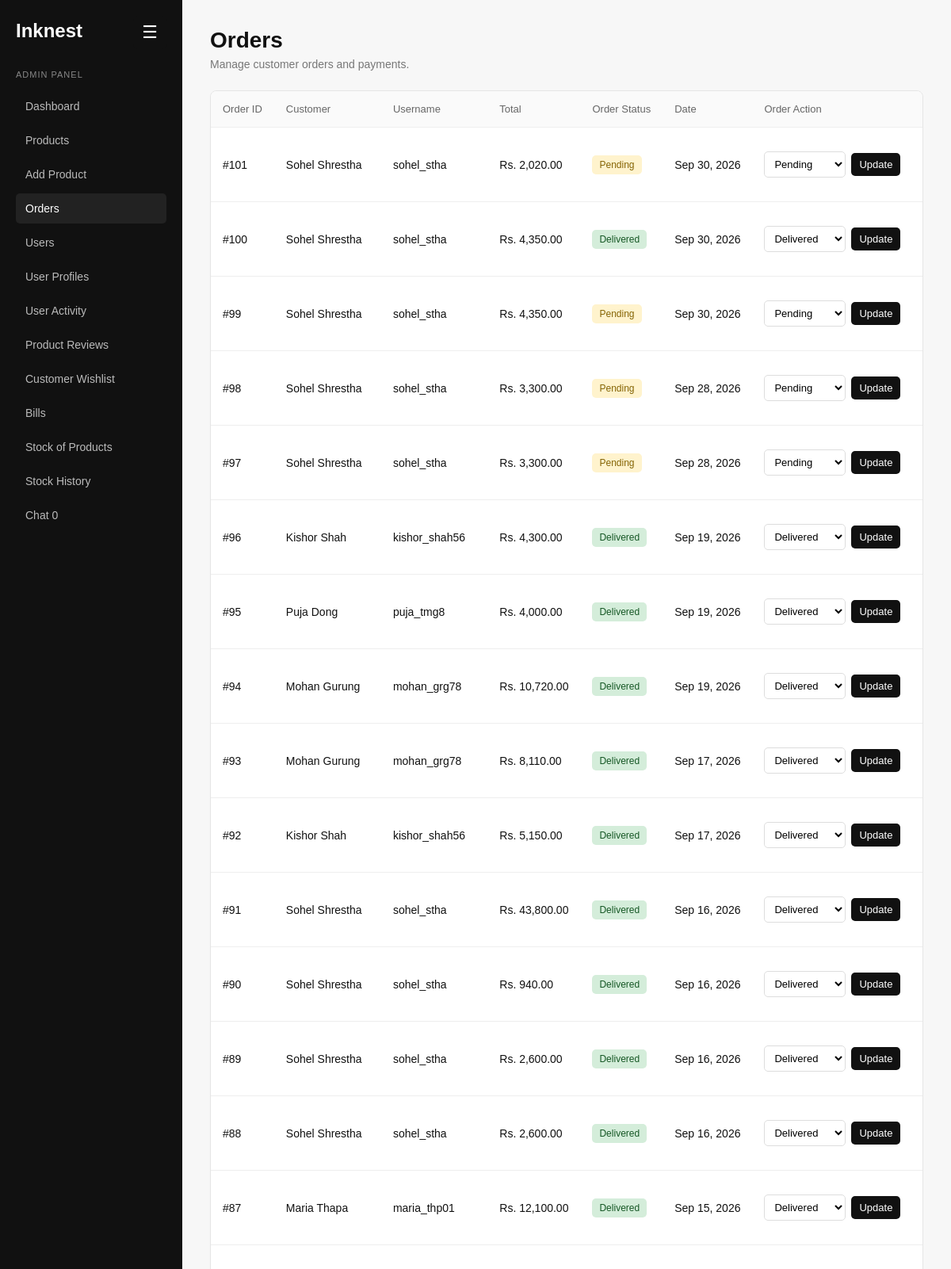
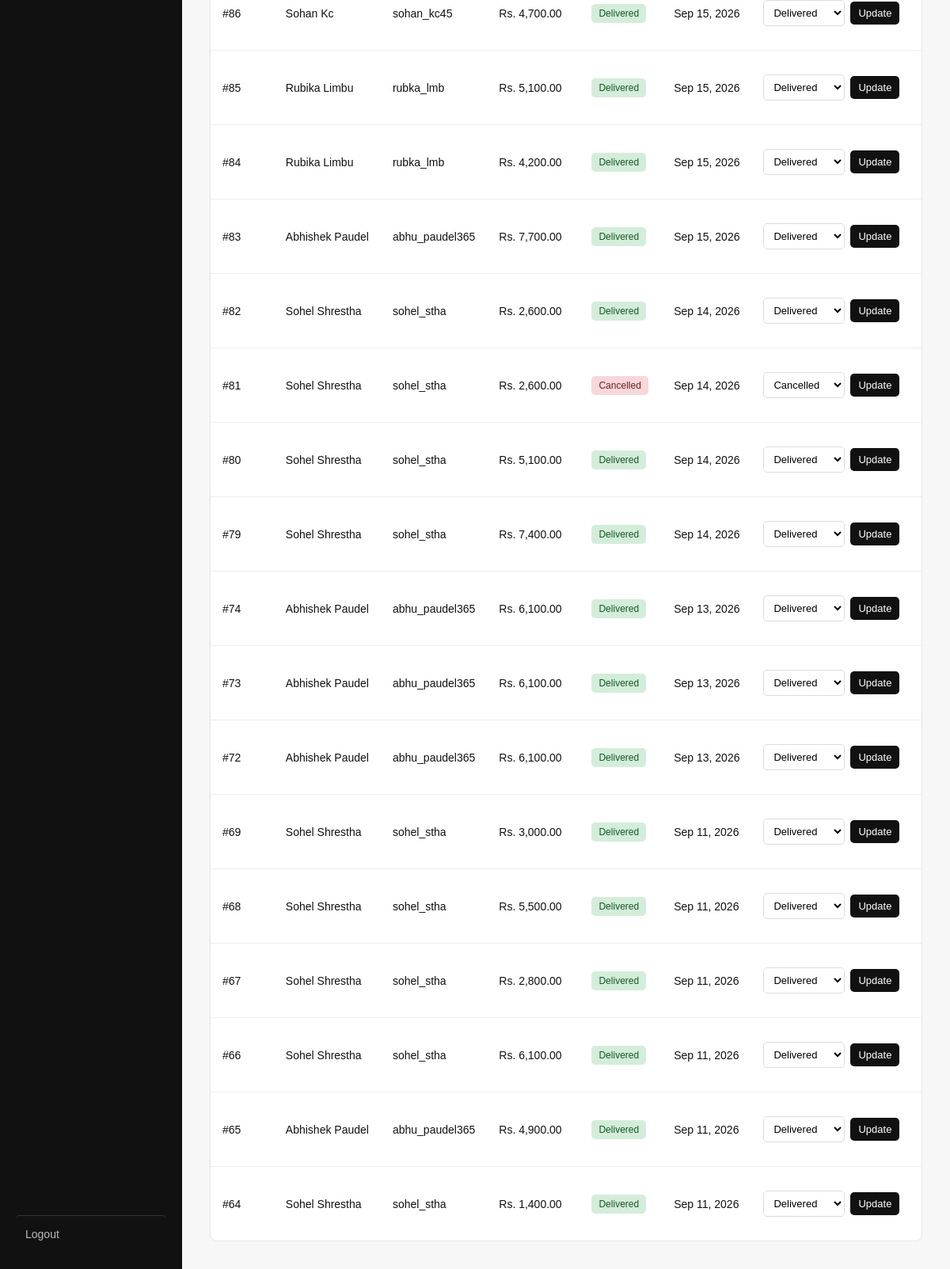
The app's page /admin/orders.php (signed in) with its own data (2 pictures, top to bottom).
### tables this page shows
CREATE TABLE `orders` (
  `id` int(11) NOT NULL,
  `user_id` int(11) DEFAULT NULL,
  `total_amount` decimal(10,2) NOT NULL,
  `status` varchar(30) NOT NULL DEFAULT 'Pending',
  `order_date` timestamp NOT NULL DEFAULT current_timestamp(),
  `payment_method` enum('esewa','khalti','cash') NOT NULL,
  `payment_status` varchar(30) NOT NULL DEFAULT 'Pending',
  `transaction_id` varchar(255) DEFAULT NULL,
  `email` varchar(255) NOT NULL,
  `phone` varchar(20) NOT NULL,
  `delivery_address` text NOT NULL,
  `stock_deducted` tinyint(1) NOT NULL DEFAULT 0
);

CREATE TABLE `users` (
  `id` int(11) NOT NULL,
  `first_name` varchar(200) NOT NULL,
  `last_name` varchar(200) NOT NULL,
  `user_name` varchar(200) NOT NULL,
  `email` varchar(255) NOT NULL,
  `phone_no` varchar(20) NOT NULL,
  `date_of_birth` date DEFAULT NULL,
  `new_password` varchar(255) NOT NULL,
  `confirm_password` varchar(255) NOT NULL,
  `created_at` timestamp NOT NULL DEFAULT current_timestamp()
);

### admin/orders.php (the view, shortened to what this page needs)
<?php
include "../config/database.php";
$sql = "SELECT
        orders.id,
        orders.total_amount,
        orders.status,
        orders.order_date,
        orders.payment_method,
        orders.payment_status,
        orders.transaction_id,
        orders.email,
        orders.phone,
        orders.delivery_address,
        users.user_name,
        users.first_name,
        users.last_name
    FROM orders
    INNER JOIN users ON orders.user_id = users.id
    ORDER BY orders.id DESC";
$orders = mysqli_query($conn, $sql);
?>
<!DOCTYPE html>
<html lang="en">
<head>
    <link rel="stylesheet" href="../css/orders.css?v=<?php echo time(); ?>">
</head>
<body>
<aside class="sidebar" id="sidebar">
    <button type="button" class="sidebar-toggle" id="sidebarToggle">☰</button>
    <h1>Inknest</h1>
    <p class="admin-label">ADMIN PANEL</p>
    <nav>
        <a href="admin_dashboard.php">Dashboard</a>
        <a href="products.php">Products</a>
        <a href="add_product.php">Add Product</a>
        <a href="orders.php" class="active">Orders</a>
        <a href="users.php">Users</a>
        <a href="user_profiles.php">User Profiles</a>
        <a href="user_log.php">User Activity</a>
        <a href="product_reviews.php">Product Reviews</a>
        <a href="admin_wishlist.php">Customer Wishlist</a>
        <a href="bill.php">Bills</a>
        <a href="stock_management.php">Stock of Products</a>
        <a href="stock_history.php">Stock History</a>
        <a href="chat.php">
            Chat
            <span id="adminChatBadge" class="admin-chat-badge">
                0
            </span>
        </a>
    </nav>
    <div class="sidebar-bottom">
        <a href="admin_logout.php">Logout</a>
    </div>
</aside>
<main class="main">
    <header class="header">
        <div>
            <h2>Orders</h2>
            <p>Manage customer orders and payments.</p>
        </div>
    </header>
    <section class="order-container">
    <?php if ($orders && mysqli_num_rows($orders) > 0): ?>
        <div class="table-wrapper">
            <table>
                <thead>
                    <tr>
                        <th>Order ID</th>
                        <th>Customer</th>
                        <th>Username</th>
                        <th>Total</th>
                        <th>Order Status</th>
                        <th>Date</th>
                        <th>Order Action</th>
                        <th>Email</th>
                    </tr>
                </thead>
                <tbody>
                <?php while ($order = mysqli_fetch_assoc($orders)): ?>
                    <tr>
                        <td>
                            #<?php echo (int) $order["id"]; ?>
                        </td>
                        <td>
                            <?php
                            echo htmlspecialchars(
                                $order["first_name"]
                                . " "
                                . $order["last_name"]
                            );
                            ?>
                        </td>
                        <td>
                            <?php
                            echo htmlspecialchars(
                                $order["user_name"]
                            );
                            ?>
                        </td>
                        <td>
                            Rs.
                            <?php
                            echo number_format(
                                (float) $order["total_amount"],
                                2
                            );
                            ?>
                        </td>
                        <td>
                            <span class="status <?php echo strtolower($order["status"]); ?>">
                                <?php
                                echo htmlspecialchars(
                                    $order["status"]
                                );
                                ?>
                            </span>
                        </td>
                        <td>
                            <?php
                            echo date(
                                "M d, Y",
                                strtotime($order["order_date"])
                            );
                            ?>
                        </td>
                        <td class="actions">
                            <form method="POST" action="orders.php">
                                <select name="status" class="status-select">
                                    <option value="Pending"
                                        <?php
                                        echo $order["status"] === "Pending"
                                            ? "selected"
                                            : "";
                                        ?>>
                                        Pending
                                    </option>
                                    <option value="Delivered"
                                        <?php
                                        echo $order["status"] === "Delivered"
                                            ? "selected"
                                            : "";
                                        ?>>
                                        Delivered
                                    </option>
                                    <option value="Cancelled"
                                        <?php
                                        echo $order["status"] === "Cancelled"
                                            ? "selected"
                                            : "";
                                        ?>>
                                        Cancelled
                                    </option>
                                </select>
                                <button type="submit" name="update_order_status">Update</button>
                            </form>
                        </td>
                        <td>
                        </td>
                    </tr>
                <?php endwhile; ?>
                </tbody>
            </table>
        </div>
    <?php endif; ?>
    </section>
</main>
</body>
</html>

### css/orders.css (style rules this page uses)
* { margin: 0; padding: 0; box-sizing: border-box; font-family: Arial, sans-serif; }
body { background: #f7f7f7; color: #111; min-height: 100vh; }
.sidebar { width: 230px; background: #111; color: #fff; position: fixed; top: 0; bottom: 0; left: 0; padding: 25px 20px; }
.sidebar h1 { font-size: 24px; margin-bottom: 35px; }
.admin-label { color: #888; font-size: 11px; letter-spacing: 1px; margin-bottom: 15px; }
.sidebar nav { display: flex; flex-direction: column; gap: 5px; }
.sidebar a { color: #bbb; text-decoration: none; padding: 11px 12px; border-radius: 5px; font-size: 14px; }
.sidebar a:hover, .sidebar a.active { background: #222; color: #fff; }
.sidebar-bottom { position: absolute; bottom: 25px; left: 20px; right: 20px; }
.sidebar-bottom a { display: block; border-top: 1px solid #333; padding-top: 15px; }
.main { margin-left: 230px; padding: 35px; }
.header { display: flex; justify-content: space-between; align-items: center; margin-bottom: 25px; }
.header h2 { font-size: 28px; margin-bottom: 6px; }
.header p { color: #777; font-size: 14px; }
.order-container { background: #fff; border: 1px solid #e5e5e5; border-radius: 8px; overflow: hidden; }
table { width: 100%; border-collapse: collapse; }
th { text-align: left; font-size: 13px; color: #666; font-weight: 500; background: #fafafa; padding: 15px; border-bottom: 1px solid #eee; }
td { padding: 15px; font-size: 14px; border-bottom: 1px solid #eee; vertical-align: middle; }
tr:last-child td { border-bottom: none; }
.status { display: inline-block; padding: 5px 9px; border-radius: 5px; font-size: 12px; font-weight: 500; }
.status.pending { background: #fff3cd; color: #856404; }
.status.delivered { background: #d4edda; color: #155724; }
.status.cancelled { background: #f8d7da; color: #721c24; }
.actions { white-space: nowrap; }
.actions form { display: flex; align-items: center; gap: 7px; }
.status-select { padding: 7px 8px; border: 1px solid #ddd; border-radius: 5px; background: #fff; font-size: 13px; outline: none; }
.actions button { padding: 7px 10px; border: none; border-radius: 5px; background: #111; color: #fff; font-size: 13px; cursor: pointer; }
.order-container { width:100%; overflow:hidden; }
.table-wrapper { width:100%; overflow-x:auto; overflow-y: hidden; -webkit-overflow-scrolling:touch; scrollbar-width:auto; }
.table-wrapper table { width:max-content; min-width:1600px; border-collapse:collapse; }
.table-wrapper th, .table-wrapper td { white-space:nowrap; }

### admin/orders.php (style rules this page uses)
.sidebar { position: fixed; transition: transform 0.3s ease; overflow: hidden; }
.sidebar-toggle { position: absolute; top: 20px; right: 20px; z-index: 1002; width: 42px; height: 42px; border: none; border-radius: 6px; background: #111; color: #fff; font-size: 22px; cursor: pointer; display: flex; align-items: center; justify-content: center; }
.main { transition: margin-left 0.3s ease; }

### records on screen
orders: id "101", user.last_name "Sohel Shrestha", user.user_name "sohel_stha", total_amount "2,020.00", status "Pending", order_date "Sep 30, 2026"
orders: id "100", user.last_name "Sohel Shrestha", user.user_name "sohel_stha", total_amount "4,350.00", status "Delivered", order_date "Sep 30, 2026"
orders: id "99", user.last_name "Sohel Shrestha", user.user_name "sohel_stha", total_amount "4,350.00", status "Pending", order_date "Sep 30, 2026"
orders: id "98", user.last_name "Sohel Shrestha", user.user_name "sohel_stha", total_amount "3,300.00", status "Pending", order_date "Sep 28, 2026"
orders: id "97", user.last_name "Sohel Shrestha", user.user_name "sohel_stha", total_amount "3,300.00", status "Pending", order_date "Sep 28, 2026"
orders: id "96", user.last_name "Kishor Shah", user.user_name "kishor_shah56", total_amount "4,300.00", status "Delivered", order_date "Sep 19, 2026"
orders: id "95", user.last_name "Puja Dong", user.user_name "puja_tmg8", total_amount "4,000.00", status "Delivered", order_date "Sep 19, 2026"
orders: id "94", user.last_name "Mohan Gurung", user.user_name "mohan_grg78", total_amount "10,720.00", status "Delivered", order_date "Sep 19, 2026"
orders: id "93", user.last_name "Mohan Gurung", user.user_name "mohan_grg78", total_amount "8,110.00", status "Delivered", order_date "Sep 17, 2026"
orders: id "92", user.last_name "Kishor Shah", user.user_name "kishor_shah56", total_amount "5,150.00", status "Delivered", order_date "Sep 17, 2026"
orders: id "91", user.last_name "Sohel Shrestha", user.user_name "sohel_stha", total_amount "43,800.00", status "Delivered", order_date "Sep 16, 2026"
orders: id "90", user.last_name "Sohel Shrestha", user.user_name "sohel_stha", total_amount "940.00", status "Delivered", order_date "Sep 16, 2026"
orders: id "89", user.last_name "Sohel Shrestha", user.user_name "sohel_stha", total_amount "2,600.00", status "Delivered", order_date "Sep 16, 2026"
orders: id "88", user.last_name "Sohel Shrestha", user.user_name "sohel_stha", total_amount "2,600.00", status "Delivered", order_date "Sep 16, 2026"
orders: id "87", user.last_name "Maria Thapa", user.user_name "maria_thp01", total_amount "12,100.00", status "Delivered", order_date "Sep 15, 2026"
orders: id "86", user.last_name "Sohan Kc", user.user_name "sohan_kc45", total_amount "4,700.00", status "Delivered", order_date "Sep 15, 2026"
orders: id "85", user.last_name "Rubika Limbu", user.user_name "rubka_lmb", total_amount "5,100.00", status "Delivered", order_date "Sep 15, 2026"
orders: id "84", user.last_name "Rubika Limbu", user.user_name "rubka_lmb", total_amount "4,200.00", status "Delivered", order_date "Sep 15, 2026"
orders: id "83", user.last_name "Abhishek Paudel", user.user_name "abhu_paudel365", total_amount "7,700.00", status "Delivered", order_date "Sep 15, 2026"
orders: id "82", user.last_name "Sohel Shrestha", user.user_name "sohel_stha", total_amount "2,600.00", status "Delivered", order_date "Sep 14, 2026"
orders: id "81", user.last_name "Sohel Shrestha", user.user_name "sohel_stha", total_amount "2,600.00", status "Cancelled", order_date "Sep 14, 2026"
orders: id "80", user.last_name "Sohel Shrestha", user.user_name "sohel_stha", total_amount "5,100.00", status "Delivered", order_date "Sep 14, 2026"
orders: id "79", user.last_name "Sohel Shrestha", user.user_name "sohel_stha", total_amount "7,400.00", status "Delivered", order_date "Sep 14, 2026"
orders: id "74", user.last_name "Abhishek Paudel", user.user_name "abhu_paudel365", total_amount "6,100.00", status "Delivered", order_date "Sep 13, 2026"
orders: id "73", user.last_name "Abhishek Paudel", user.user_name "abhu_paudel365", total_amount "6,100.00", status "Delivered", order_date "Sep 13, 2026"
orders: id "72", user.last_name "Abhishek Paudel", user.user_name "abhu_paudel365", total_amount "6,100.00", status "Delivered", order_date "Sep 13, 2026"
orders: id "69", user.last_name "Sohel Shrestha", user.user_name "sohel_stha", total_amount "3,000.00", status "Delivered", order_date "Sep 11, 2026"
orders: id "68", user.last_name "Sohel Shrestha", user.user_name "sohel_stha", total_amount "5,500.00", status "Delivered", order_date "Sep 11, 2026"
orders: id "67", user.last_name "Sohel Shrestha", user.user_name "sohel_stha", total_amount "2,800.00", status "Delivered", order_date "Sep 11, 2026"
orders: id "66", user.last_name "Sohel Shrestha", user.user_name "sohel_stha", total_amount "6,100.00", status "Delivered", order_date "Sep 11, 2026"
orders: id "65", user.last_name "Abhishek Paudel", user.user_name "abhu_paudel365", total_amount "4,900.00", status "Delivered", order_date "Sep 11, 2026"
orders: id "64", user.last_name "Sohel Shrestha", user.user_name "sohel_stha", total_amount "1,400.00", status "Delivered", order_date "Sep 11, 2026"
